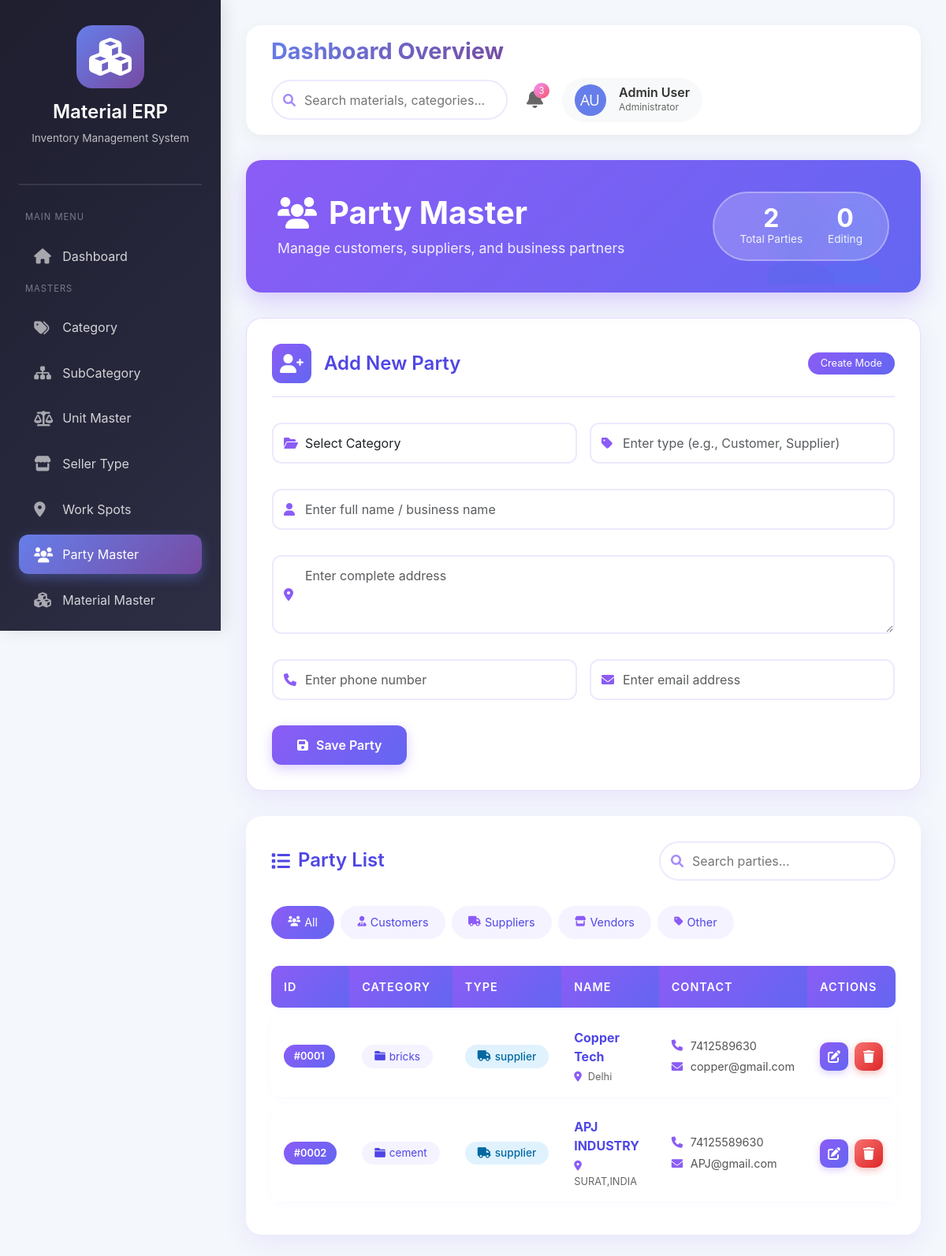
The page /masters/party-master/ on the database its author committed.
### masters/models.py (models this page shows, shortened)
class PartyMaster(models.Model):
    id = models.AutoField(primary_key=True)
    category = models.ForeignKey(Category,on_delete=models.CASCADE)
    type = models.CharField(max_length=50)
    name = models.CharField(max_length=200)
    address = models.TextField()
    phone = models.CharField(max_length=20)
    email = models.EmailField()
    added_on = models.DateTimeField(auto_now_add=True)
    status = models.BooleanField(default=True)

class Category(models.Model):
    id = models.AutoField(primary_key=True)
    name = models.CharField(max_length=100)
    status = models.BooleanField(default=True)

### masters/views.py (the view, shortened to what this page needs)
# urls.py: path('party-master/', views.party_master, name='party_master'),
def party_master(request):
    data = PartyMaster.objects.select_related('category').all()
    category = Category.objects.all()
    return render(request,'masters/party_master.html',{
        'data':data,
        'category':category
    })

### masters/templates/masters/party_master.html (shortened to what this page needs)
{% extends 'base.html' %}
{% block content %}
<div class="page-header">
    <div class="header-content">
        <div class="header-title">
            <h2>
                <i class="fas fa-users"></i>
                Party Master
            </h2>
            <p>Manage customers, suppliers, and business partners</p>
        </div>
        <div class="header-stats">
            <div class="stat-item">
                <div class="stat-value">{{ data|length }}</div>
                <div class="stat-label">Total Parties</div>
            </div>
            <div class="stat-item">
                <div class="stat-value">{% if edit %}1{% else %}0{% endif %}</div>
                <div class="stat-label">Editing</div>
            </div>
        </div>
    </div>
</div>
<div class="form-card">
    <div class="form-title">
        <div class="form-icon">
            <i class="fas {% if edit %}fa-user-edit{% else %}fa-user-plus{% endif %}"></i>
        </div>
        <h3>{% if edit %}Edit Party Details{% else %}Add New Party{% endif %}</h3>
        <span class="form-badge">{% if edit %}Update Mode{% else %}Create Mode{% endif %}</span>
    </div>
    <form method="POST" id="partyForm">
        <div class="form-grid">
            <div class="input-wrapper">
                <i class="fas fa-folder-open input-icon"></i>
                <select name="category" class="form-control">
                    <option value="">Select Category</option>
                </select>
            </div>
            <div class="input-wrapper">
                <i class="fas fa-tag input-icon"></i>
                <input name="type" class="form-control"
                       placeholder="Enter type (e.g., Customer, Supplier)"
                       value="{{edit.type|default:''}}">
            </div>
            <div class="input-wrapper full-width">
                <i class="fas fa-user input-icon"></i>
                <input name="name" class="form-control"
                       placeholder="Enter full name / business name"
                       value="{{edit.name|default:''}}">
            </div>
            <div class="input-wrapper full-width">
                <i class="fas fa-map-marker-alt input-icon"></i>
                <textarea name="address" class="form-control"
                          placeholder="Enter complete address">{{edit.address|default:''}}</textarea>
            </div>
            <div class="input-wrapper">
                <i class="fas fa-phone input-icon"></i>
                <input name="phone" class="form-control"
                       placeholder="Enter phone number"
                       value="{{edit.phone|default:''}}">
            </div>
            <div class="input-wrapper">
                <i class="fas fa-envelope input-icon"></i>
                <input name="email" class="form-control"
                       placeholder="Enter email address"
                       value="{{edit.email|default:''}}">
            </div>
        </div>
        <button type="submit" class="btn-party" id="submitBtn">
            <i class="fas {% if edit %}fa-sync-alt{% else %}fa-save{% endif %}"></i>
            <span>{% if edit %}Update Party{% else %}Save Party{% endif %}</span>
        </button>
    </form>
</div>
<div class="table-card">
    <div class="table-header">
        <h3>
            <i class="fas fa-list"></i>
            Party List
        </h3>
        <div class="search-box">
            <i class="fas fa-search"></i>
            <input type="text" id="searchInput" placeholder="Search parties..." onkeyup="searchTable()">
        </div>
    </div>
    <div class="type-filters">
        <span class="filter-pill active" onclick="filterType('all')">
            <i class="fas fa-users"></i> All
        </span>
        <span class="filter-pill" onclick="filterType('customer')">
            <i class="fas fa-user-tie"></i> Customers
        </span>
        <span class="filter-pill" onclick="filterType('supplier')">
            <i class="fas fa-truck"></i> Suppliers
        </span>
        <span class="filter-pill" onclick="filterType('vendor')">
            <i class="fas fa-store"></i> Vendors
        </span>
        <span class="filter-pill" onclick="filterType('other')">
            <i class="fas fa-tag"></i> Other
        </span>
    </div>
    {% if data %}
    <table class="party-table" id="partyTable" border="0">
        <thead>
            <tr>
                <th>ID</th>
                <th>Category</th>
                <th>Type</th>
                <th>Name</th>
                <th>Contact</th>
                <th>Actions</th>
            </tr>
        </thead>
        <tbody>
            {% for row in data %}
            <tr>
                <td>
                    <span class="party-id">#{{ row.id|stringformat:"04d" }}</span>
                </td>
                <td>
                    <span class="category-badge">
                        <i class="fas fa-folder"></i>
                        {{ row.category.name }}
                    </span>
                </td>
                <td>
                    {% with type_lower=row.type|lower %}
                        {% if 'customer' in type_lower %}
                            <span class="type-badge customer">
                                <i class="fas fa-user-tie"></i> {{ row.type }}
                            </span>
                        {% elif 'supplier' in type_lower %}
                            <span class="type-badge supplier">
                                <i class="fas fa-truck"></i> {{ row.type }}
                            </span>
                        {% elif 'vendor' in type_lower %}
                            <span class="type-badge vendor">
                                <i class="fas fa-store"></i> {{ row.type }}
                            </span>
                        {% else %}
                            <span class="type-badge other">
                                <i class="fas fa-tag"></i> {{ row.type }}
                            </span>
                        {% endif %}
                    {% endwith %}
                </td>
                <td>
                    <strong style="color: #4f46e5;">{{ row.name }}</strong>
                    <div style="font-size: 0.8rem; color: #666; margin-top: 4px;">
                        <i class="fas fa-map-marker-alt" style="color: #8b5cf6; width: 14px;"></i>
                        {{ row.address|truncatechars:30 }}
                    </div>
                </td>
                <td>
                    <div class="contact-info">
                        <div class="contact-item">
                            <i class="fas fa-phone"></i>
                            {{ row.phone|default:"—" }}
                        </div>
                        <div class="contact-item">
                            <i class="fas fa-envelope"></i>
                            {{ row.email|default:"—"|truncatechars:20 }}
                        </div>
                    </div>
                </td>
                <td>
                    <div class="action-buttons">
                        <a href="{% url 'party_master_edit' row.id %}" class="btn-action" title="Edit">
                            <i class="fas fa-edit"></i>
                        </a>
                        <a href="{% url 'party_master_delete' row.id %}"
                           class="btn-action delete"
                           title="Delete"
                           onclick="return confirmDelete('{{ row.name }}')">
                            <i class="fas fa-trash"></i>
                        </a>
                    </div>
                </td>
            </tr>
            {% endfor %}
        </tbody>
    </table>
    {% endif %}
</div>
<link rel="stylesheet" href="https://cdnjs.cloudflare.com/ajax/libs/font-awesome/6.0.0/css/all.min.css">
{% endblock %}

### templates/base.html (shortened to what this page needs)
{% load static %}
<!DOCTYPE html>
<html lang="en">
<head>
    <link href="{% static 'css/bootstrap.min.css' %}" rel="stylesheet">
    <link rel="stylesheet" href="https://cdnjs.cloudflare.com/ajax/libs/font-awesome/6.0.0/css/all.min.css">
</head>
<body>
    <div class="dashboard-container">
        <div class="sidebar">
            <div class="sidebar-header">
                <i class="fas fa-cubes"></i>
                <h3>Material ERP</h3>
                <p>Inventory Management System</p>
            </div>
            <div class="nav-section-title">MAIN MENU</div>
            <div class="nav-item">
                <a href="/dashboard/" class="nav-link {% if request.path == '/dashboard/' %}active{% endif %}">
                    <i class="fas fa-home"></i>
                    <span>Dashboard</span>
                </a>
            </div>
            <div class="nav-section-title">MASTERS</div>
            <div class="nav-item">
                <a href="/masters/category/" class="nav-link {% if 'category' in request.path %}active{% endif %}">
                    <i class="fas fa-tags"></i>
                    <span>Category</span>
                </a>
            </div>
            <div class="nav-item">
                <a href="/masters/subcategory/" class="nav-link {% if 'subcategory' in request.path %}active{% endif %}">
                    <i class="fas fa-sitemap"></i>
                    <span>SubCategory</span>
                </a>
            </div>
            <div class="nav-item">
                <a href="/masters/unit/" class="nav-link {% if 'unit' in request.path %}active{% endif %}">
                    <i class="fas fa-balance-scale"></i>
                    <span>Unit Master</span>
                </a>
            </div>
            <div class="nav-item">
                <a href="/masters/seller-type/" class="nav-link {% if 'seller-type' in request.path %}active{% endif %}">
                    <i class="fas fa-store"></i>
                    <span>Seller Type</span>
                </a>
            </div>
            <div class="nav-item">
                <a href="/masters/work-spots/" class="nav-link {% if 'work-spots' in request.path %}active{% endif %}">
                    <i class="fas fa-map-marker-alt"></i>
                    <span>Work Spots</span>
                </a>
            </div>
            <div class="nav-item">
                <a href="/masters/party-master/" class="nav-link {% if 'party-master' in request.path %}active{% endif %}">
                    <i class="fas fa-users"></i>
                    <span>Party Master</span>
                </a>
            </div>
             <div class="nav-item">
                <a href="/materials/master/" class="nav-link {% if 'master' in request.path %}active{% endif %}">
                    <i class="fas fa-cubes"></i>
                    <span>Material Master</span>
                </a>
            </div>
        </div>
        <div class="main-content">
            <div class="top-header">
                <h2 class="page-title">{% block page_title %}Dashboard Overview{% endblock %}</h2>
                <div class="header-actions">
                    <div class="search-box">
                        <i class="fas fa-search"></i>
                        <input type="text" placeholder="Search materials, categories...">
                    </div>
                    <div class="notification-badge">
                        <i class="fas fa-bell"></i>
                        <span class="badge-count">3</span>
                    </div>
                    <div class="user-profile">
                        <img src="{% static 'images\download.png' %}" alt="Profile">
                        <div class="user-info">
                            <h6>Admin User</h6>
                            <p>Administrator</p>
                        </div>
                    </div>
                </div>
            </div>
            <div class="content-area">
                {% block content %}{% endblock %}
            </div>
        </div>
    </div>
</body>
</html>

### rows shown on the page
PartyMaster: id "0001", category.name "bricks", type "supplier", name "Copper Tech", address "Delhi", phone "7412589630", email "copper@gmail.com"
PartyMaster: id "0002", category.name "cement", type "supplier", name "APJ INDUSTRY", address "SURAT,INDIA", phone "74125589630", email "APJ@gmail.com"

### other values the page prints
{{ data|length }} "2"
